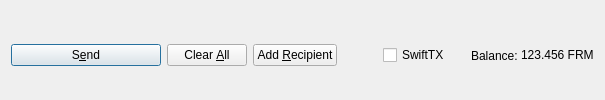
         <widget class="QFrame" name="frame_Send">
          <layout class="QHBoxLayout" name="horizontalLayout">
           <property name="bottomMargin">
            <number>0</number>
           </property>
           <item>
            <widget class="QPushButton" name="sendButton">
             <property name="minimumSize">
              <size>
               <width>150</width>
               <height>0</height>
              </size>
             </property>
             <property name="toolTip">
              <string>Confirm the send action</string>
             </property>
             <property name="text">
              <string>S&amp;end</string>
             </property>
             <property name="icon">
              <iconset resource="../feirm.qrc">
               <normaloff>:/icons/send</normaloff>:/icons/send</iconset>
             </property>
             <property name="autoDefault">
              <bool>false</bool>
             </property>
             <property name="default">
              <bool>true</bool>
             </property>
            </widget>
           </item>
           <item>
            <widget class="QPushButton" name="clearButton">
             <property name="sizePolicy">
              <sizepolicy hsizetype="Minimum" vsizetype="Fixed">
               <horstretch>0</horstretch>
               <verstretch>0</verstretch>
              </sizepolicy>
             </property>
             <property name="toolTip">
              <string>Clear all fields of the form.</string>
             </property>
             <property name="text">
              <string>Clear &amp;All</string>
             </property>
             <property name="icon">
              <iconset resource="../feirm.qrc">
               <normaloff>:/icons/remove</normaloff>:/icons/remove</iconset>
             </property>
             <property name="autoDefault">
              <bool>false</bool>
             </property>
            </widget>
           </item>
           <item>
            <widget class="QPushButton" name="addButton">
             <property name="toolTip">
              <string>Send to multiple recipients at once</string>
             </property>
             <property name="text">
              <string>Add &amp;Recipient</string>
             </property>
             <property name="icon">
              <iconset resource="../feirm.qrc">
               <normaloff>:/icons/add</normaloff>:/icons/add</iconset>
             </property>
             <property name="autoDefault">
              <bool>false</bool>
             </property>
            </widget>
           </item>
           <item>
            <spacer name="horizontalSpacer">
             <property name="orientation">
              <enum>Qt::Horizontal</enum>
             </property>
             <property name="sizeHint" stdset="0">
              <size>
               <width>40</width>
               <height>20</height>
              </size>
             </property>
            </spacer>
           </item>
           <item>
            <layout class="QHBoxLayout" name="horizontalLayout_2">
             <property name="spacing">
              <number>3</number>
             </property>
             <item>
              <widget class="QCheckBox" name="checkSwiftTX">
               <property name="enabled">
                <bool>true</bool>
               </property>
               <property name="minimumSize">
                <size>
                 <width>85</width>
                 <height>0</height>
                </size>
               </property>
               <property name="text">
                <string>SwiftTX</string>
               </property>
              </widget>
             </item>
             <item>
              <widget class="QLabel" name="label">
               <property name="text">
                <string>Balance:</string>
               </property>
              </widget>
             </item>
             <item>
              <widget class="QLabel" name="labelBalance">
               <property name="sizePolicy">
                <sizepolicy hsizetype="Preferred" vsizetype="Fixed">
                 <horstretch>0</horstretch>
                 <verstretch>0</verstretch>
                </sizepolicy>
               </property>
               <property name="cursor">
                <cursorShape>IBeamCursor</cursorShape>
               </property>
               <property name="text">
                <string notr="true">123.456 FRM</string>
               </property>
               <property name="textInteractionFlags">
                <set>Qt::LinksAccessibleByMouse|Qt::TextSelectableByKeyboard|Qt::TextSelectableByMouse</set>
               </property>
              </widget>
             </item>
            </layout>
           </item>
          </layout>
         </widget>
